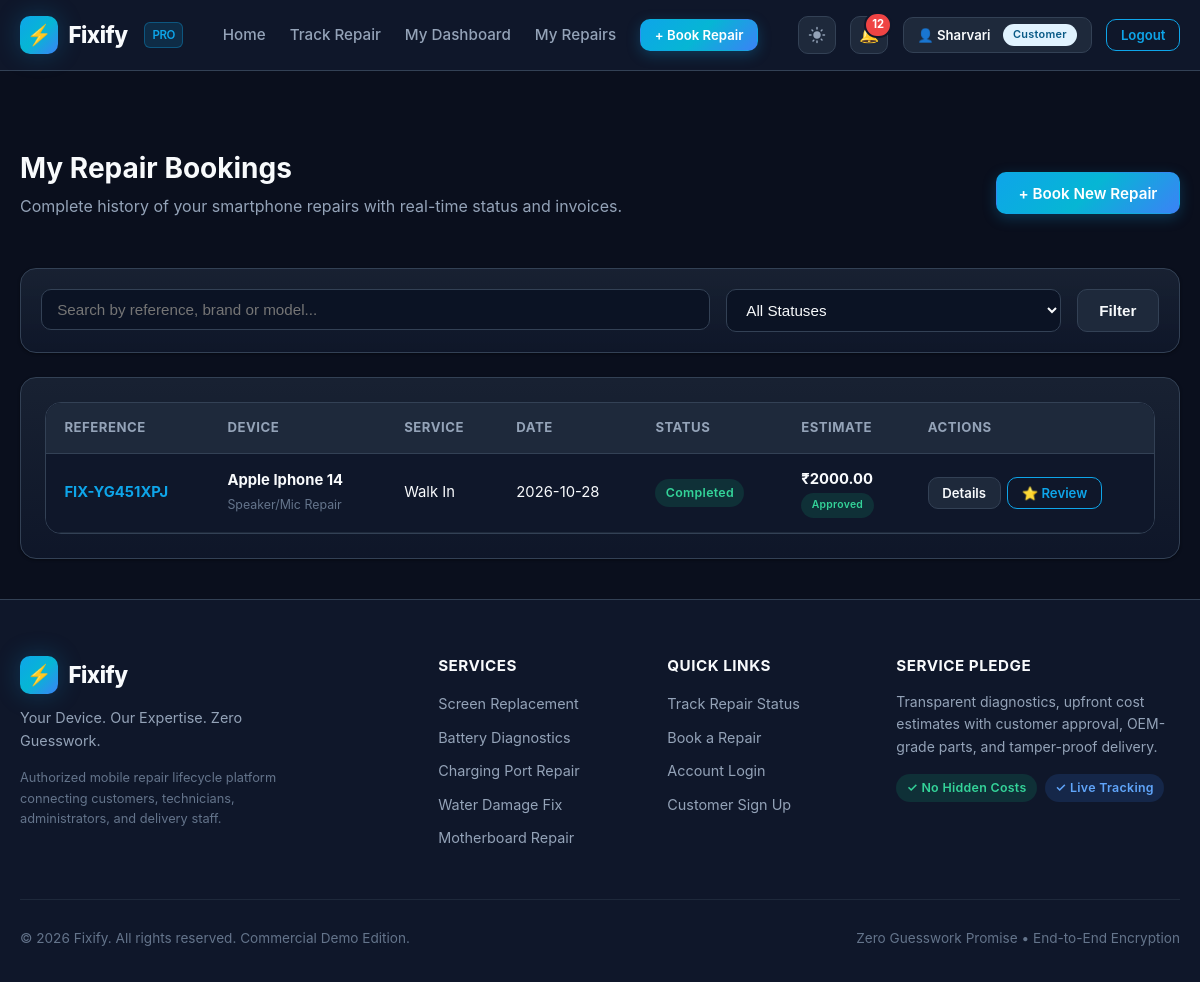
Page /customer/bookings (signed in) on the committed database.
### tables this page shows
CREATE TABLE estimates (
    id INTEGER PRIMARY KEY AUTOINCREMENT,
    booking_id INTEGER NOT NULL,
    technician_id INTEGER NOT NULL,
    parts_cost REAL NOT NULL DEFAULT 0,
    labour_cost REAL NOT NULL DEFAULT 0,
    additional_charges REAL NOT NULL DEFAULT 0,
    total_cost REAL NOT NULL DEFAULT 0,
    estimated_completion TEXT,
    approval_status TEXT NOT NULL DEFAULT 'Pending' CHECK(approval_status IN ('Pending','Approved','Rejected')),
    approved_by INTEGER,
    approval_date TEXT,
    approval_notes TEXT,
    created_at TEXT NOT NULL DEFAULT (datetime('now')),
    updated_at TEXT NOT NULL DEFAULT (datetime('now')),
    FOREIGN KEY (booking_id) REFERENCES bookings(id),
    FOREIGN KEY (technician_id) REFERENCES users(id),
    FOREIGN KEY (approved_by) REFERENCES users(id)
);

CREATE TABLE bookings (
    id INTEGER PRIMARY KEY AUTOINCREMENT,
    reference TEXT NOT NULL UNIQUE,
    customer_id INTEGER NOT NULL,
    phone_brand TEXT NOT NULL,
    phone_model TEXT NOT NULL,
    category_id INTEGER,
    problem_description TEXT NOT NULL,
    device_condition TEXT,
    service_type TEXT NOT NULL DEFAULT 'walk_in' CHECK(service_type IN ('walk_in','pickup_delivery')),
    pickup_address TEXT,
    preferred_date TEXT,
    additional_notes TEXT,
    status TEXT NOT NULL DEFAULT 'Booked' CHECK(status IN (
        'Booked','Assigned','Diagnosis','Waiting for Approval',
        'Estimate Rejected','In Progress','Ready for Pickup',
        'Out for Delivery','Delivered','Completed','Cancelled','Unable to Repair'
    )),
    technician_id INTEGER,
    delivery_staff_id INTEGER,
    created_at TEXT NOT NULL DEFAULT (datetime('now')),
    updated_at TEXT NOT NULL DEFAULT (datetime('now')),
    FOREIGN KEY (customer_id) REFERENCES users(id),
    FOREIGN KEY (category_id) REFERENCES repair_categories(id),
    FOREIGN KEY (technician_id) REFERENCES users(id),
    FOREIGN KEY (delivery_staff_id) REFERENCES users(id)
);

CREATE TABLE repair_categories (
    id INTEGER PRIMARY KEY AUTOINCREMENT,
    name TEXT NOT NULL UNIQUE,
    description TEXT,
    is_active INTEGER NOT NULL DEFAULT 1,
    created_at TEXT NOT NULL DEFAULT (datetime('now'))
);

### routes/customer.py (the view)
@bp.route('/bookings')
@login_required(roles=['customer'])
def my_bookings():
    customer_id = session['user_id']
    status_filter = request.args.get('status', '').strip()
    search = request.args.get('q', '').strip()
    db = get_db()
    query = """
        SELECT b.*, rc.name as category_name, e.total_cost, e.approval_status as estimate_status,
               r.id as review_id
        FROM bookings b
        LEFT JOIN repair_categories rc ON b.category_id = rc.id
        LEFT JOIN estimates e ON b.id = e.booking_id
        LEFT JOIN reviews r ON b.id = r.booking_id
        WHERE b.customer_id = ?
    """
    params = [customer_id]
    if status_filter:
        query += " AND b.status = ?"
        params.append(status_filter)
    if search:
        query += " AND (b.reference LIKE ? OR b.phone_brand LIKE ? OR b.phone_model LIKE ?)"
        wildcard = f"%{search}%"
        params.extend([wildcard, wildcard, wildcard])
    query += " ORDER BY b.created_at DESC"
    bookings = db.execute(query, params).fetchall()
    return render_template('customer/bookings.html', bookings=bookings, current_status=status_filter, search=search)

### database/db.py (called while the page is built)
def get_db():
    if 'db' not in g:
        g.db = sqlite3.connect(
            current_app.config['DATABASE'],
            detect_types=sqlite3.PARSE_DECLTYPES
        )
        g.db.row_factory = sqlite3.Row
        g.db.execute("PRAGMA foreign_keys = ON")
    return g.db

### services/auth_service.py (called while the page is built, shortened)
def login_required(roles=None):
    if isinstance(roles, str):
        roles = [roles]
    def decorator(f):
        @wraps(f)
        def decorated_function(*args, **kwargs):
            user_id = session.get('user_id')
            if not user_id:
                flash('Please log in to access this page.', 'warning')
                return redirect(url_for('auth.login', next=request.path))
            user_role = session.get('user_role')
            return f(*args, **kwargs)
        return decorated_function
    return decorator

### services/notification_service.py (called while the page is built)
def get_unread_count(user_id):
    db = get_db()
    row = db.execute(
        "SELECT COUNT(*) as count FROM notifications WHERE user_id = ? AND is_read = 0",
        (user_id,)
    ).fetchone()
    return row['count'] if row else 0

### templates/customer/bookings.html (shortened to what this page needs)
{% extends "base.html" %}
{% block content %}
<div class="container" style="padding: 2.5rem 1.25rem;">
    <div style="display: flex; justify-content: space-between; align-items: center; margin-bottom: 2rem; flex-wrap: wrap; gap: 1rem;">
        <div>
            <h2>My Repair Bookings</h2>
            <p>Complete history of your smartphone repairs with real-time status and invoices.</p>
        </div>
        <a href="{{ url_for('bookings.create') }}" class="btn btn-primary">
            + Book New Repair
        </a>
    </div>
    <div class="card" style="padding: 1.25rem; margin-bottom: 1.5rem;">
        <form action="{{ url_for('customer.my_bookings') }}" method="GET" style="display: flex; gap: 1rem; flex-wrap: wrap;">
            <div style="flex: 2; min-width: 220px;">
                <input type="text" name="q" class="form-control" placeholder="Search by reference, brand or model..." value="{{ search or '' }}">
            </div>
            <div style="flex: 1; min-width: 180px;">
                <select name="status" class="form-select" onchange="this.form.submit()">
                    <option value="">All Statuses</option>
                </select>
            </div>
            <button type="submit" class="btn btn-secondary">Filter</button>
        </form>
    </div>
    <div class="card">
        {% if bookings %}
            <div class="table-responsive">
                <table class="table">
                    <thead>
                        <tr>
                            <th>Reference</th>
                            <th>Device</th>
                            <th>Service</th>
                            <th>Date</th>
                            <th>Status</th>
                            <th>Estimate</th>
                            <th>Actions</th>
                        </tr>
                    </thead>
                    <tbody>
                        {% for b in bookings %}
                        <tr>
                            <td>
                                <a href="{{ url_for('customer.booking_detail', booking_id=b.id) }}" style="font-weight: 700;">
                                    {{ b.reference }}
                                </a>
                            </td>
                            <td>
                                <div><strong>{{ b.phone_brand }} {{ b.phone_model }}</strong></div>
                                <span style="font-size: 0.775rem; color: var(--text-muted);">{{ b.category_name or 'General' }}</span>
                            </td>
                            <td>{{ b.service_type.replace('_', ' ') | title }}</td>
                            <td>{{ b.created_at[:10] }}</td>
                            <td>
                                <span class="badge badge-{{ b.status.lower().replace(' ', '-') }}">
                                    {{ b.status }}
                                </span>
                            </td>
                            <td>
                                {% if b.total_cost %}
                                    <div><strong>₹{{ "%.2f"|format(b.total_cost) }}</strong></div>
                                    <span class="badge badge-{% if b.estimate_status == 'Approved' %}completed{% elif b.estimate_status == 'Rejected' %}cancelled{% else %}diagnosis{% endif %}" style="font-size: 0.65rem;">
                                        {{ b.estimate_status }}
                                    </span>
                                {% else %}
                                    <span style="color: var(--text-muted); font-size: 0.85rem;">Pending</span>
                                {% endif %}
                            </td>
                            <td>
                                <div style="display: flex; gap: 0.4rem; align-items: center;">
                                    <a href="{{ url_for('customer.booking_detail', booking_id=b.id) }}" class="btn btn-sm btn-secondary">
                                        Details
                                    </a>
                                    {% if b.status in ('Delivered', 'Completed') and not b.review_id %}
                                        <a href="{{ url_for('reviews.submit', booking_id=b.id) }}" class="btn btn-sm btn-outline">
                                            ⭐ Review
                                        </a>
                                    {% endif %}
                                </div>
                            </td>
                        </tr>
                        {% endfor %}
                    </tbody>
                </table>
            </div>
        {% else %}
            <div style="text-align: center; padding: 3rem 1.5rem;">
                <p>No repair bookings found matching the selected criteria.</p>
                <a href="{{ url_for('bookings.create') }}" class="btn btn-primary" style="margin-top: 0.5rem;">Create New Booking</a>
            </div>
        {% endif %}
    </div>
</div>
{% endblock %}

### static/css/style.css (style rules this page uses)
:root, [data-theme="dark"] { --bg-base: #0a0f1d; --bg-surface: #0f172a; --bg-card: #1e293b; --bg-card-hover: #26354a; --bg-input: #0b1324; --bg-modal: #111c33; --border-color: #334155; --border-subtle: #1e293b; --border-accent: rgba(14, 165, 233, 0.35); --text-primary: #f8fafc; --text-secondary: #94a3b8; --text-muted: #64748b; --text-on-accent: #ffffff; --accent-primary: #0ea5e9; --accent-hover: #38bdf8; --accent-glow: rgba(14, 165, 233, 0.25); --accent-gradient: linear-gradient(135deg, #0ea5e9 0%, #06b6d4 50%, #3b82f6 100%); --card-gradient: linear-gradient(180deg, rgba(30, 41, 59, 0.7) 0%, rgba(15, 23, 42, 0.9) 100%); --status-booked-bg: rgba(59, 130, 246, 0.15); --status-booked-text: #60a5fa; --status-diag-bg: rgba(245, 158, 11, 0.15); --status-diag-text: #fbbf24; --status-progress-bg: rgba(168, 85, 247, 0.15); --status-progress-text: #c084fc; --status-success-bg: rgba(16, 185, 129, 0.15); --status-success-text: #34d399; --status-danger-bg: rgba(239, 68, 68, 0.15); --status-danger-text: #f87171; --shadow-sm: 0 1px 3px rgba(0, 0, 0, 0.4); --shadow-md: 0 4px 14px rgba(0, 0, 0, 0.5); --shadow-lg: 0 10px 30px rgba(0, 0, 0, 0.65); --shadow-glow: 0 0 25px rgba(14, 165, 233, 0.25); --radius-sm: 6px; --radius-md: 10px; --radius-lg: 16px; --radius-full: 9999px; --transition: all 0.2s cubic-bezier(0.4, 0, 0.2, 1); }
*, *::before, *::after { box-sizing: border-box; margin: 0; padding: 0; }
html { font-size: 16px; scroll-behavior: smooth; }
body { font-family: -apple-system, BlinkMacSystemFont, "Segoe UI", Roboto, "Helvetica Neue", Arial, sans-serif; background-color: var(--bg-base); color: var(--text-primary); line-height: 1.6; min-height: 100vh; display: flex; flex-direction: column; transition: background-color 0.25s ease, color 0.25s ease; }
a { color: var(--accent-primary); text-decoration: none; transition: var(--transition); }
h1, h2, h3, h4, h5, h6 { color: var(--text-primary); font-weight: 700; line-height: 1.25; margin-bottom: 0.5rem; }
h2 { font-size: 1.75rem; }
p { margin-bottom: 1rem; color: var(--text-secondary); }
.container { width: 100%; max-width: 1200px; margin: 0 auto; padding: 0 1.25rem; }
.btn { display: inline-flex; align-items: center; justify-content: center; gap: 0.5rem; font-weight: 600; font-size: 0.95rem; padding: 0.65rem 1.35rem; border-radius: var(--radius-md); border: 1px solid transparent; cursor: pointer; transition: var(--transition); text-decoration: none; line-height: 1.25; }
.btn-sm { padding: 0.4rem 0.85rem; font-size: 0.825rem; }
.btn-primary { background: var(--accent-gradient); color: #ffffff; box-shadow: 0 4px 14px var(--accent-glow); }
.btn-secondary { background: var(--bg-card); border-color: var(--border-color); color: var(--text-primary); }
.btn-outline { background: transparent; border-color: var(--accent-primary); color: var(--accent-primary); }
.badge { display: inline-flex; align-items: center; gap: 0.35rem; padding: 0.25rem 0.65rem; border-radius: var(--radius-full); font-size: 0.775rem; font-weight: 600; text-transform: capitalize; letter-spacing: 0.3px; }
.badge-delivered, .badge-completed { background: var(--status-success-bg); color: var(--status-success-text); }
.card { background: var(--card-gradient); border: 1px solid var(--border-color); border-radius: var(--radius-lg); padding: 1.5rem; box-shadow: var(--shadow-sm); transition: var(--transition); }
.form-control, .form-select { width: 100%; padding: 0.7rem 0.95rem; font-size: 0.95rem; background-color: var(--bg-input); border: 1px solid var(--border-color); border-radius: var(--radius-md); color: var(--text-primary); transition: var(--transition); outline: none; }
.table-responsive { width: 100%; overflow-x: auto; border-radius: var(--radius-lg); border: 1px solid var(--border-color); }
.table { width: 100%; border-collapse: collapse; text-align: left; background: var(--bg-surface); }
.table th { background: var(--bg-card); color: var(--text-secondary); font-size: 0.825rem; font-weight: 700; text-transform: uppercase; letter-spacing: 0.5px; padding: 0.9rem 1.15rem; border-bottom: 1px solid var(--border-color); }
.table td { padding: 0.9rem 1.15rem; border-bottom: 1px solid var(--border-subtle); color: var(--text-primary); font-size: 0.925rem; vertical-align: middle; }

### rows in the picture
estimates: reference "FIX-YG451XPJ", phone_brand "Apple", phone_model "Iphone 14", name "Speaker/Mic Repair", service_type.replace "Walk In", created_at "2026-10-28", status "Completed", total_cost "2000.00", estimate_status "Approved"

### other values in the picture
{{ unread_notifications_count }} "12"
{{ session.get('user_name', 'Account').split()[0] }} "Sharvari"
{{ session.get('user_role') }} "Customer"
{{ tagline }} "Your Device. Our Expertise. Zero Guesswork."
